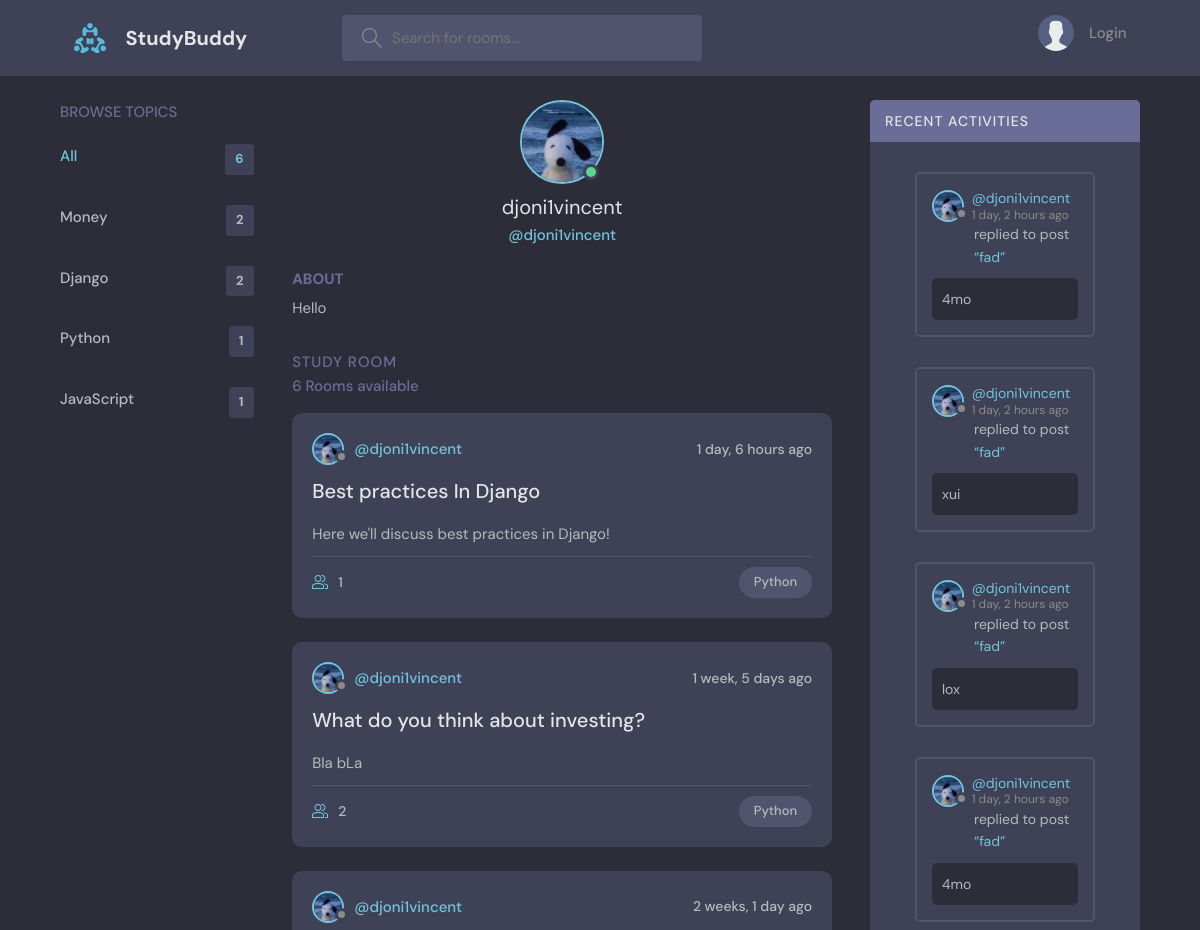
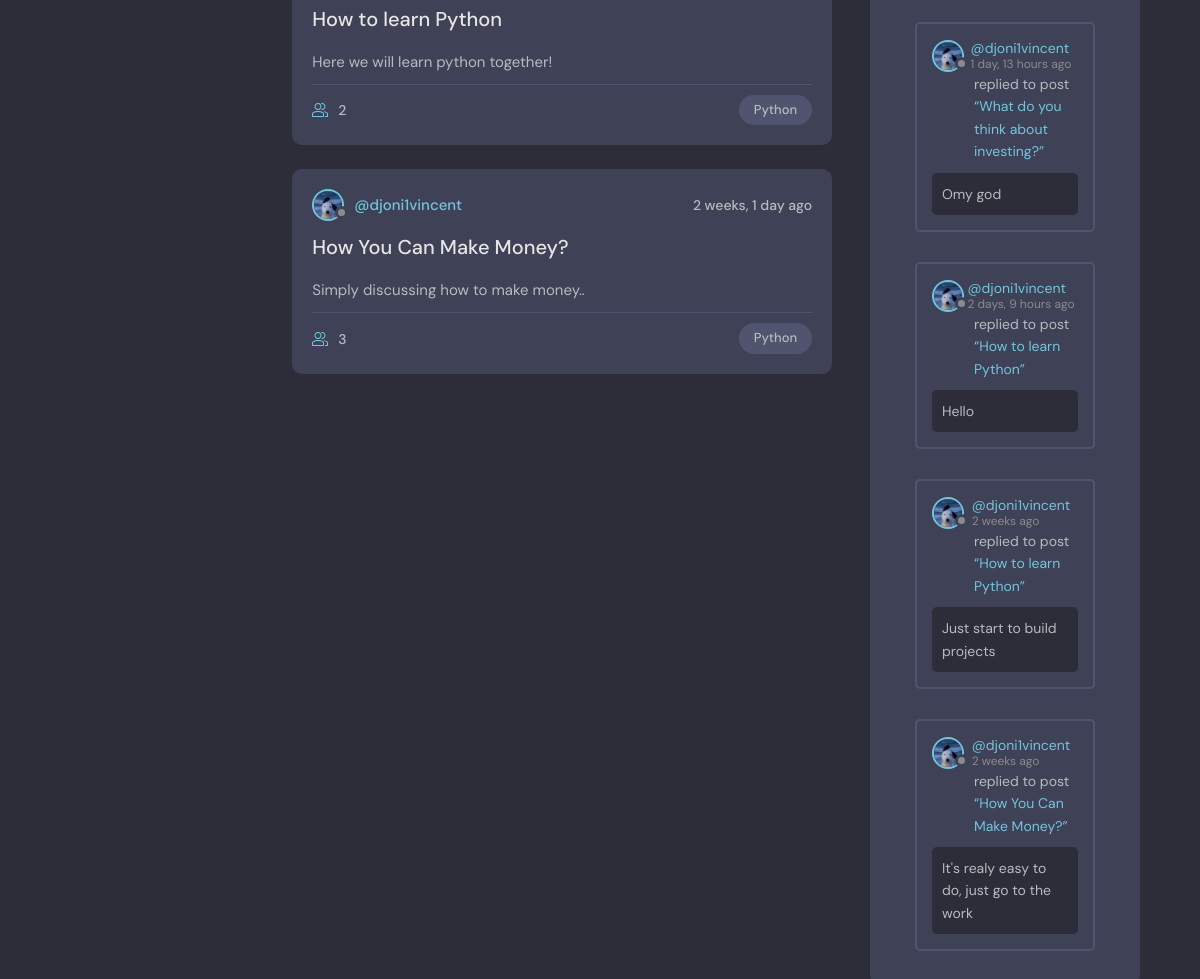
Before: /profile/djoni1vincent/ with the older database file (2 pictures, top to bottom).
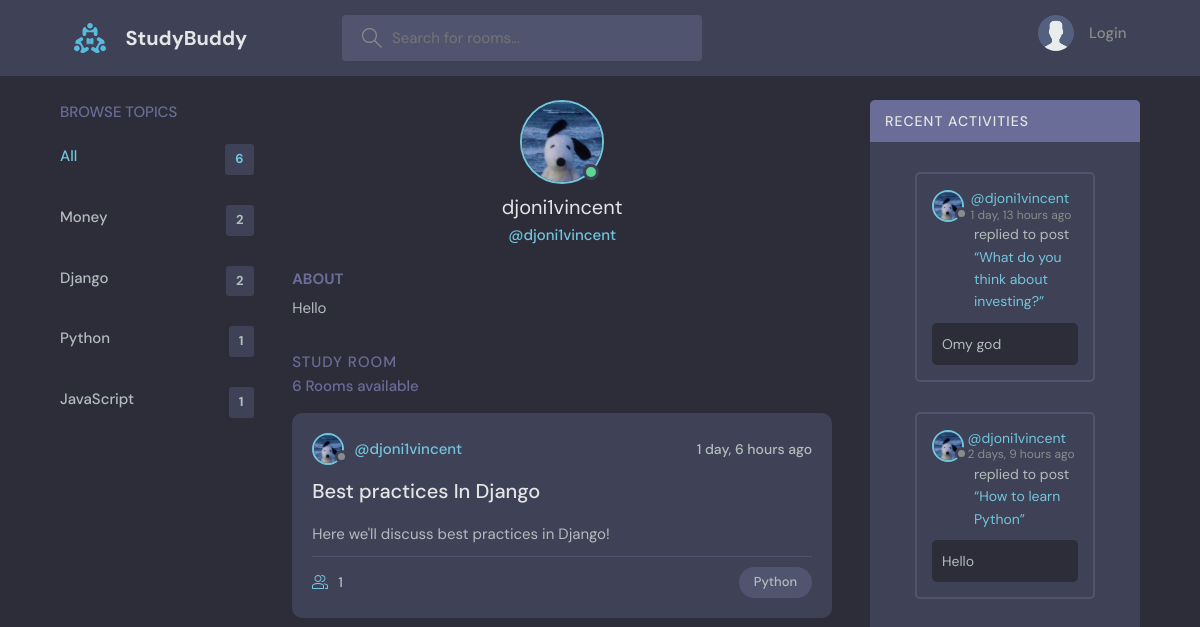
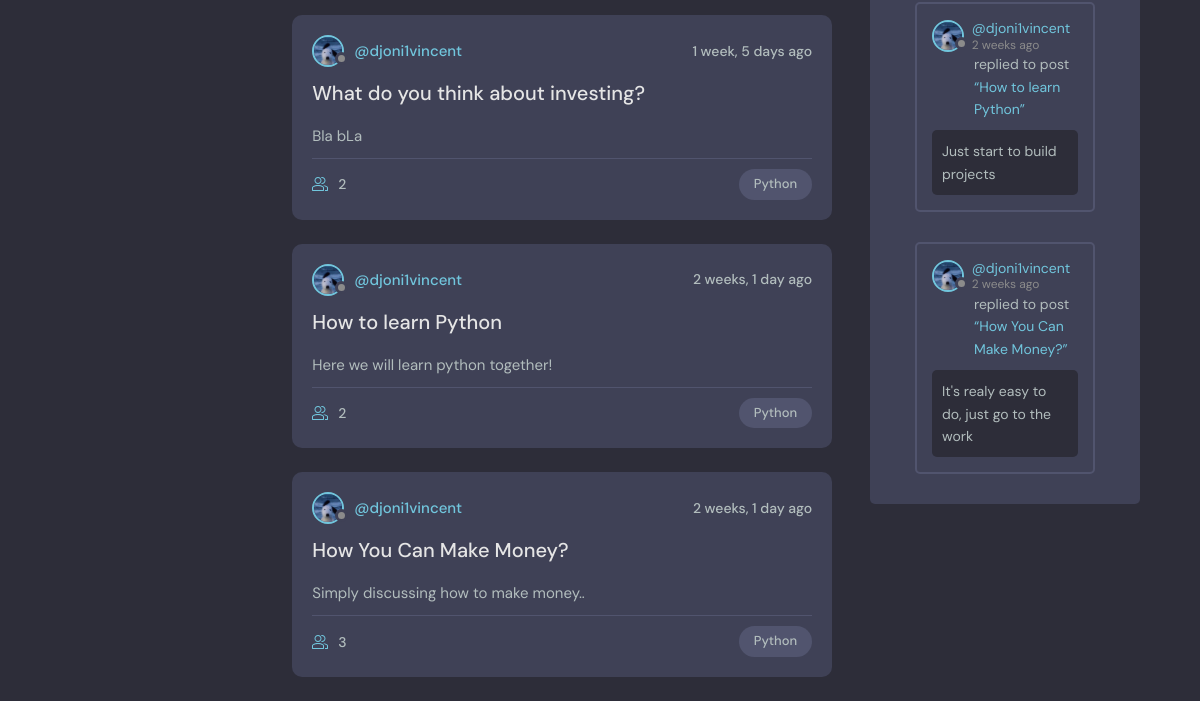
After: the same page with the newer database file (2 pictures, top to bottom).
### base/models.py (models this page shows, shortened)
class Topic(models.Model):
    name = models.CharField(max_length=200)

class Profile(models.Model):
    user = models.OneToOneField(User, on_delete=models.CASCADE)
    avatar = models.ImageField(upload_to="avatars/", blank=True, null=True)
    bio = models.TextField(blank=True, null=True)

class Room(models.Model):
    host = models.ForeignKey(User, on_delete=models.SET_NULL, null=True)
    topic = models.ForeignKey(Topic, on_delete=models.SET_NULL, null=True)
    name = models.CharField(max_length=50)
    description = models.TextField(null=True, blank=True, max_length=50)
    participants = models.ManyToManyField(User, related_name="participants", blank=True)
    updated_at = models.DateTimeField(auto_now=True)
    created_at = models.DateTimeField(auto_now_add=True)
    class Meta:
        ordering = ["-updated_at", "-created_at"]
    def __str__(self):
        return self.name

class Message(models.Model):
    user = models.ForeignKey(User, on_delete=models.CASCADE)
    room = models.ForeignKey(Room, on_delete=models.CASCADE)
    body = models.TextField()
    updated_at = models.DateTimeField(auto_now=True)
    created_at = models.DateTimeField(auto_now_add=True)
    class Meta:
        ordering = ["-updated_at", "-created_at"]

### base/views.py (the view)
# urls.py: path("profile/<str:username>/", views.userProfile, name="user-profile"),
def userProfile(request, username):
    user = User.objects.get(username=username)
    rooms = user.room_set.all()
    messages = user.message_set.all()
    topics = Topic.objects.annotate(room_count=Count("room"))
    context = {
        "user": user,
        "rooms": rooms,
        "room_messages": messages,
        "topics": topics,
        "room_count": Room.objects.count(),
    }
    return render(request, "base/profile.html", context)

### base/templates/base/profile.html (shortened to what this page needs)
{% extends "main.html" %}
{% load static %}
{% block content %}
    <main class="profile-page layout layout--3">
        <div class="container">
            <div class="topics">{% include "base/topics_component.html" %}</div>
            <div class="roomList">
                <div class="profile">
                    <div class="profile__avatar">
                        <div class="avatar avatar--large active">
                            {% if user.profile.avatar %}
                                <img src="{{ user.profile.avatar.url }}" />
                            {% else %}
                                <img src="{% static 'images/avatar.svg' %}" />
                            {% endif %}
                        </div>
                    </div>
                    <div class="profile__info">
                        <h3>{{ user.username }}</h3>
                        <p>@{{ user.username }}</p>
                    </div>
                    <div class="profile__about">
                        <h3>About</h3>
                        <p>{{ user.profile.bio|default:"No bio yet." }}</p>
                    </div>
                </div>
                {% include "base/feed_component.html" %}
            </div>
            <div class="activities">{% include "base/activity_component.html" %}</div>
        </div>
    </main>
{% endblock content %}

### templates/main.html (shortened to what this page needs)
<!doctype html>
{% load static %}
<html lang="en">
  <head>
    <link rel="stylesheet" href="{% static 'styles/main.css' %}" />
  </head>
  <body>
    {% include "navbar.html" %}
    {% block content %}
    {% endblock content %}
  </body>
</html>

### templates/navbar.html (shortened to what this page needs)
{% load static %}
<header class="header header--loggedIn">
    <div class="container">
        <a href="/" class="header__logo">
            <img src="{% static 'images/logo.svg' %}" />
            <h1>StudyBuddy</h1>
        </a>
        <form action='{% url "home" %}' method="get" class="header__search">
            <label>
                <input type="text" name="q" placeholder="Search for rooms..." />
            </label>
        </form>
        <nav class="header__menu">
            {% if request.user.is_authenticated == False %}
                <a href="{% url 'login' %}">
                    <img src="{% static 'images/avatar.svg' %}" />
                    <p>Login</p>
                </a>
            {% endif %}
        </nav>
    </div>
</header>

### base/templates/base/topics_component.html (shortened to what this page needs)
{% if topics %}
    <div class="topics__header">
        <h2>Browse Topics</h2>
    </div>
    <ul class="topics__list">
        <li>
            <a href="{% url 'home' %}" class="active">All <span>{{ room_count }}</span></a>
        </li>
        {% for topic in topics|slice:":5" %}
            <li>
                <a href="{% url 'home' %}?q={{ topic.name }}">{{ topic.name }}<span>{{ topic.room_count }}</span></a>
            </li>
        {% endfor %}
    </ul>
{% endif %}

### base/templates/base/feed_component.html (shortened to what this page needs)
{% load static %}
<div class="roomList__header">
    <div>
        <h2>Study Room</h2>
        <p>{{ room_count }} Rooms available</p>
    </div>
</div>
{% for room in rooms %}
    <div class="roomListRoom">
        <div class="roomListRoom__header">
            <a href="{% url 'user-profile' room.host.username %}"
               class="roomListRoom__author">
                <div class="avatar avatar--small">
                    {% if room.host.profile.avatar %}
                        <img src="{{ room.host.profile.avatar.url }}"
                             alt="{{ room.host.username }} avatar"
                             width="40"
                             height="40" />
                    {% else %}
                        <img src="{% static 'images/avatar.svg' %}"
                             alt="Default avatar"
                             width="40"
                             height="40" />
                    {% endif %}
                </div>
                <span>@{{ room.host.username }}</span>
            </a>
            <div class="roomListRoom__actions">
                <span>{{ room.created_at|timesince }} ago</span>
            </div>
        </div>
        <div class="roomListRoom__content">
            <a href="{% url 'room' room.id %}">{{ room.name }}</a>
            <p>{{ room.description }}</p>
        </div>
        <div class="roomListRoom__meta">
            <a href="{% url 'room' room.id %}" class="roomListRoom__joined">
                {{ room.participants.count }}
            </a>
            <p class="roomListRoom__topic">Python</p>
        </div>
    </div>
{% endfor %}

### base/templates/base/activity_component.html (shortened to what this page needs)
{% load static %}
<div class="activities__header">
    <h2>Recent Activities</h2>
</div>
{% for message in room_messages %}
    <div class="activities-page layout__body">
        <div class="activities__box">
            <div class="activities__boxHeader roomListRoom__header">
                <a href="{% url 'user-profile' message.user.username %}"
                   class="roomListRoom__author">
                    <div class="avatar avatar--small">
                        {% if message.user.profile.avatar %}
                            <img src="{{ message.user.profile.avatar.url }}" />
                        {% else %}
                            <img src="{% static 'images/avatar.svg' %}" />
                        {% endif %}
                    </div>
                    <p>
                        <a href="{% url 'user-profile' message.user.username %}">@{{ message.user.username }}</a>
                        <span>{{ message.created_at|timesince }} ago</span>
                    </p>
                </a>
            </div>
            <div class="activities__boxContent">
                <p>replied to post <a href="{% url 'room' message.room.id %}">“{{ message.room }}”</a></p>
                <div class="activities__boxRoomContent">{{ message.body }}</div>
            </div>
        </div>
    </div>
{% endfor %}

Changed rows visible on the page:
removed Message: user.profile.avatar (picture), user.username "djoni1vincent", created_at "1 day, 2 hours", room "fad", body "4mo"
removed Message: user.profile.avatar (picture), user.username "djoni1vincent", created_at "1 day, 2 hours", room "fad", body "xui"
removed Message: user.profile.avatar (picture), user.username "djoni1vincent", created_at "1 day, 2 hours", room "fad", body "lox"
removed Message: user.profile.avatar (picture), user.username "djoni1vincent", created_at "1 day, 2 hours", room "fad", body "4mo"
